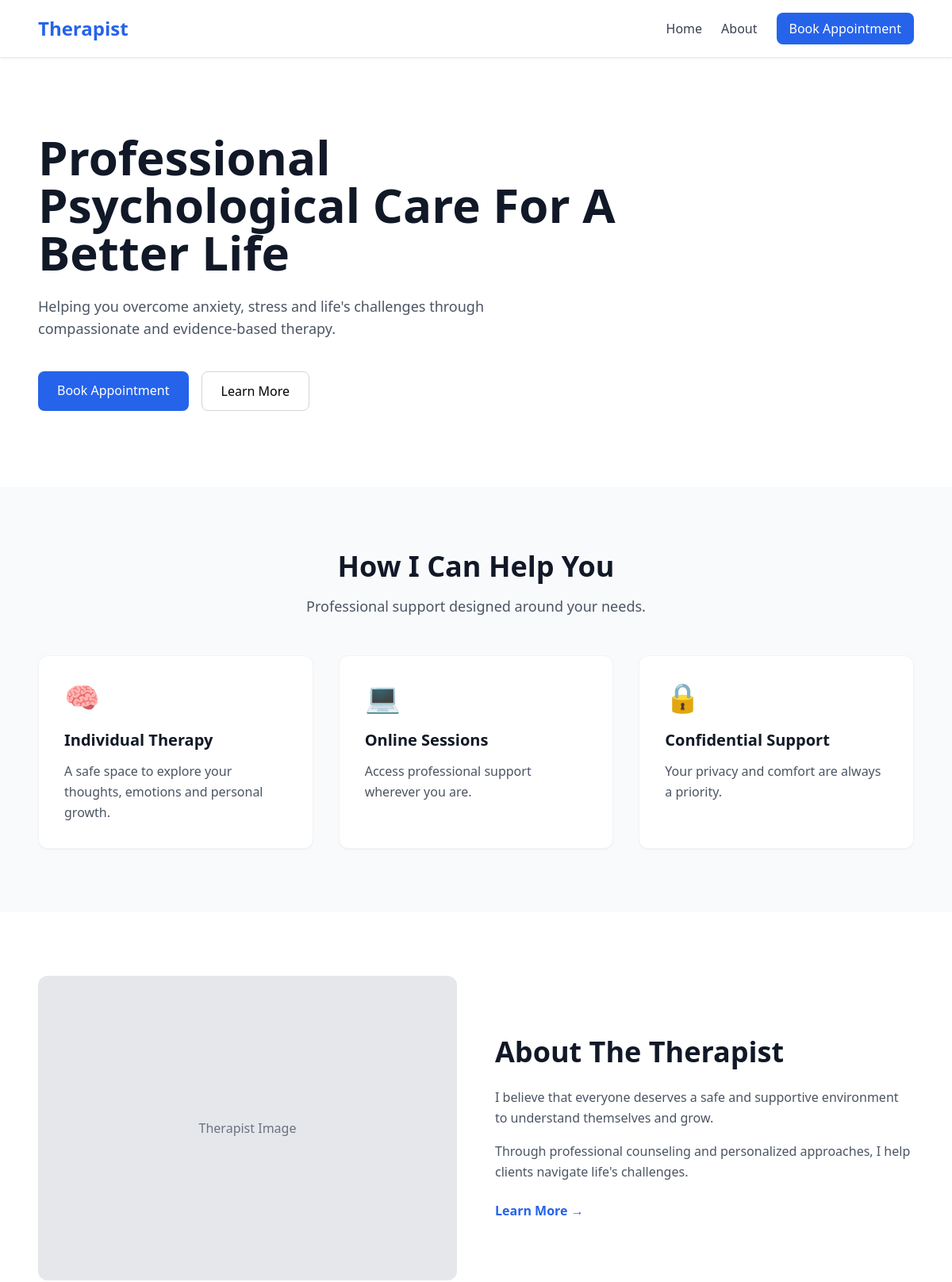
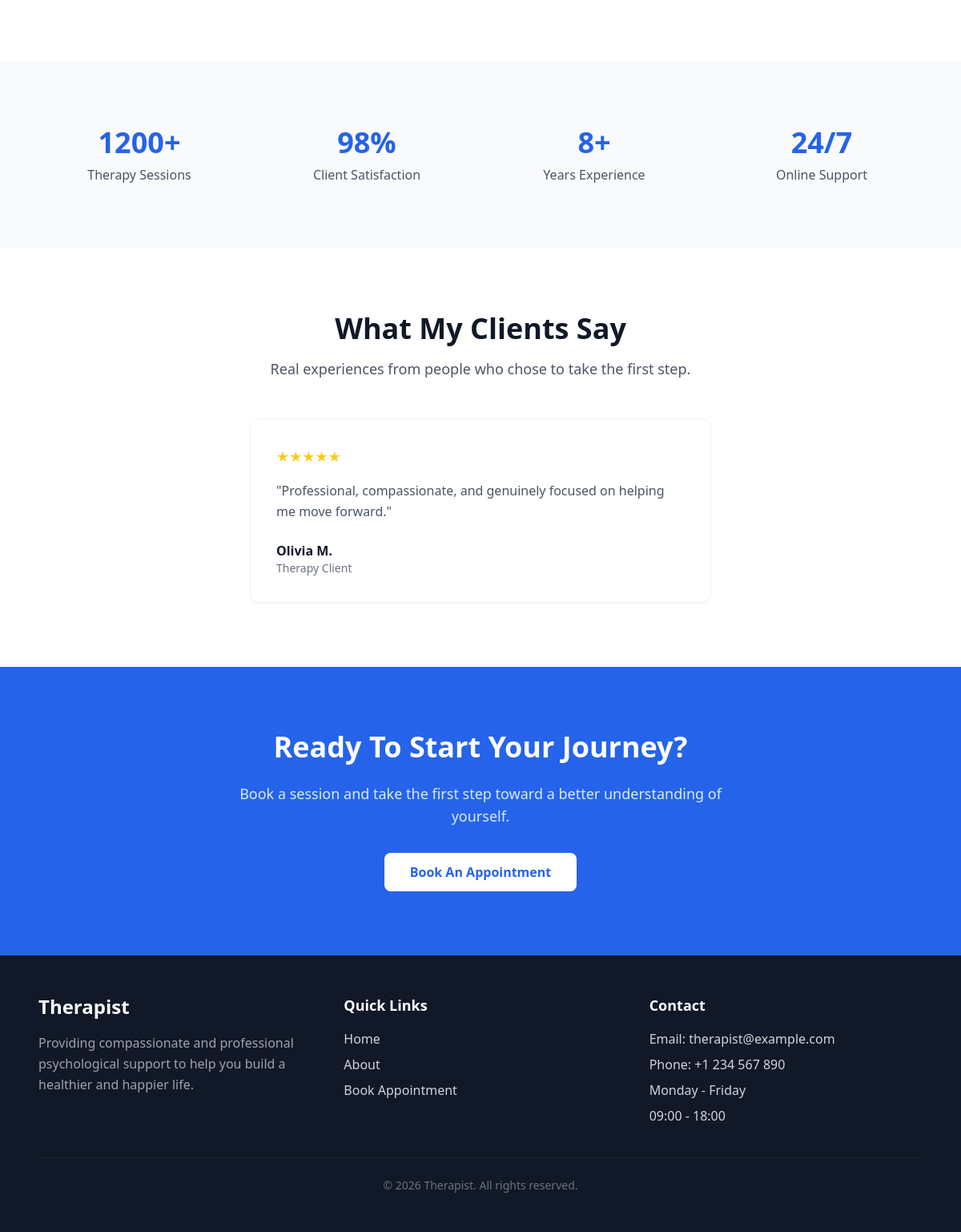
The page / on the database its author committed (2 pictures, top to bottom).
### main/models.py (models this page shows, shortened)
class Service(models.Model):
    title = models.CharField(max_length=100)
    description = models.TextField()
    icon = models.CharField(max_length=10)
    is_active = models.BooleanField(default=True)

### main/views.py (the view)
# urls.py: 2. Add a URL to urlpatterns:  path('', views.home, name='home')
def home(request):
    services = Service.objects.filter(is_active=True)
    return render(
        request,
        "main/home.html",
        {
            "services": services
        }
    )

### main/templates/main/home.html (shortened to what this page needs)
{% extends "main/base.html" %}
{% block content %}
{% include "main/components/navbar.html" %}
{% include "main/components/hero.html" %}
{% include "main/components/features.html" %}
{% include "main/components/about.html" %}
{% include "main/components/statistics.html" %}
{% include "main/components/testimonials.html" %}
{% include "main/components/cta.html" %}
{% include "main/components/footer.html" %}
{% endblock %}

### main/templates/main/components/features.html
<section class="bg-gray-50 py-16 md:py-20">
    <div class="max-w-6xl mx-auto px-6">
        <div class="text-center mb-10 md:mb-12">
            <h2 class="text-3xl md:text-4xl font-bold text-gray-900">
                How I Can Help You
            </h2>
            <p class="mt-4 text-base md:text-lg text-gray-600 max-w-2xl mx-auto">
                Professional support designed around your needs.
            </p>
        </div>
        <div class="grid sm:grid-cols-2 md:grid-cols-3 gap-6 md:gap-8">
            {% for service in services %}
                <div class="bg-white p-6 md:p-8 rounded-xl shadow-sm
                            hover:shadow-lg transition duration-300
                            border border-gray-100">
                    <div class="text-4xl mb-5">
                        {{ service.icon }}
                    </div>
                    <h3 class="text-xl font-bold text-gray-900 mb-3">
                        {{ service.title }}
                    </h3>
                    <p class="text-gray-600 leading-relaxed">
                        {{ service.description }}
                    </p>
                </div>
            {% empty %}
                <div class="sm:col-span-2 md:col-span-3 text-center py-8">
                    <p class="text-gray-500">
                        No services are currently available.
                    </p>
                </div>
            {% endfor %}
        </div>
    </div>
</section>

### rows shown on the page
Service: icon "🧠", title "Individual Therapy", description "A safe space to explore your thoughts, emotions and personal growth."
Service: icon "💻", title "Online Sessions", description "Access professional support wherever you are."
Service: icon "🔒", title "Confidential Support", description "Your privacy and comfort are always a priority."
